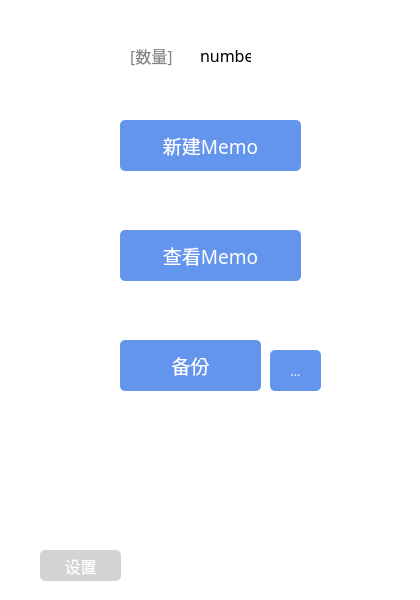
<?xml version="1.0" encoding="UTF-8"?>
<ui version="4.0">
 <class>MainWindow</class>
 <widget class="QMainWindow" name="MainWindow">
  <property name="geometry">
   <rect>
    <x>0</x>
    <y>0</y>
    <width>420</width>
    <height>600</height>
   </rect>
  </property>
  <property name="palette">
   <palette>
    <active>
     <colorrole role="WindowText">
      <brush brushstyle="SolidPattern">
       <color alpha="255">
        <red>132</red>
        <green>132</green>
        <blue>132</blue>
       </color>
      </brush>
     </colorrole>
     <colorrole role="Button">
      <brush brushstyle="SolidPattern">
       <color alpha="255">
        <red>226</red>
        <green>226</green>
        <blue>226</blue>
       </color>
      </brush>
     </colorrole>
     <colorrole role="ButtonText">
      <brush brushstyle="SolidPattern">
       <color alpha="255">
        <red>0</red>
        <green>4</green>
        <blue>93</blue>
       </color>
      </brush>
     </colorrole>
     <colorrole role="Window">
      <brush brushstyle="SolidPattern">
       <color alpha="255">
        <red>255</red>
        <green>255</green>
        <blue>255</blue>
       </color>
      </brush>
     </colorrole>
    </active>
    <inactive>
     <colorrole role="WindowText">
      <brush brushstyle="SolidPattern">
       <color alpha="255">
        <red>132</red>
        <green>132</green>
        <blue>132</blue>
       </color>
      </brush>
     </colorrole>
     <colorrole role="Button">
      <brush brushstyle="SolidPattern">
       <color alpha="255">
        <red>247</red>
        <green>247</green>
        <blue>247</blue>
       </color>
      </brush>
     </colorrole>
     <colorrole role="ButtonText">
      <brush brushstyle="SolidPattern">
       <color alpha="255">
        <red>0</red>
        <green>22</green>
        <blue>148</blue>
       </color>
      </brush>
     </colorrole>
     <colorrole role="Window">
      <brush brushstyle="SolidPattern">
       <color alpha="255">
        <red>255</red>
        <green>255</green>
        <blue>255</blue>
       </color>
      </brush>
     </colorrole>
    </inactive>
    <disabled>
     <colorrole role="WindowText">
      <brush brushstyle="SolidPattern">
       <color alpha="255">
        <red>120</red>
        <green>120</green>
        <blue>120</blue>
       </color>
      </brush>
     </colorrole>
     <colorrole role="Button">
      <brush brushstyle="SolidPattern">
       <color alpha="255">
        <red>240</red>
        <green>240</green>
        <blue>240</blue>
       </color>
      </brush>
     </colorrole>
     <colorrole role="ButtonText">
      <brush brushstyle="SolidPattern">
       <color alpha="255">
        <red>0</red>
        <green>17</green>
        <blue>130</blue>
       </color>
      </brush>
     </colorrole>
     <colorrole role="Window">
      <brush brushstyle="SolidPattern">
       <color alpha="255">
        <red>240</red>
        <green>240</green>
        <blue>240</blue>
       </color>
      </brush>
     </colorrole>
    </disabled>
   </palette>
  </property>
  <property name="font">
   <font>
    <family>黑体</family>
   </font>
  </property>
  <property name="acceptDrops">
   <bool>false</bool>
  </property>
  <property name="windowTitle">
   <string>MainWindow</string>
  </property>
  <widget class="QWidget" name="centralWidget">
   <widget class="QPushButton" name="newmemo">
    <property name="geometry">
     <rect>
      <x>120</x>
      <y>120</y>
      <width>181</width>
      <height>51</height>
     </rect>
    </property>
    <property name="font">
     <font>
      <family>黑体</family>
      <pointsize>14</pointsize>
      <weight>3</weight>
      <italic>false</italic>
      <bold>false</bold>
     </font>
    </property>
    <property name="styleSheet">
     <string notr="true">QPushButton:hover{
background: rgb(65,105,225);
border: 2px solid rgb(65,105,225);
}
QPushButton:pressed{
background: rgb(0,0,139);
border: 2px solid rgb(0,0,139);
}
QPushButton {
	color: white;
	background: rgb(100,149,237);
	font: 25 14pt &quot;黑体&quot;;
	border: 2px solid 	rgb(100,149,237);
	border-radius: 5px;
}</string>
    </property>
    <property name="text">
     <string>新建Memo</string>
    </property>
    <property name="checkable">
     <bool>false</bool>
    </property>
   </widget>
   <widget class="QPushButton" name="viewmemo">
    <property name="geometry">
     <rect>
      <x>120</x>
      <y>230</y>
      <width>181</width>
      <height>51</height>
     </rect>
    </property>
    <property name="font">
     <font>
      <family>黑体</family>
      <pointsize>14</pointsize>
      <weight>3</weight>
      <italic>false</italic>
      <bold>false</bold>
     </font>
    </property>
    <property name="styleSheet">
     <string notr="true">QPushButton:hover{
background: rgb(65,105,225);
border: 2px solid rgb(65,105,225);
}
QPushButton:pressed{
background: rgb(0,0,139);
border: 2px solid rgb(0,0,139);
}
QPushButton {
	color: white;
	background: rgb(100,149,237);
	font: 25 14pt &quot;黑体&quot;;
	border: 2px solid 	rgb(100,149,237);
	border-radius: 5px;
}</string>
    </property>
    <property name="text">
     <string>查看Memo</string>
    </property>
   </widget>
   <widget class="QLabel" name="label1">
    <property name="geometry">
     <rect>
      <x>130</x>
      <y>40</y>
      <width>191</width>
      <height>31</height>
     </rect>
    </property>
    <property name="font">
     <font>
      <pointsize>12</pointsize>
     </font>
    </property>
    <property name="text">
     <string>[数量]</string>
    </property>
   </widget>
   <widget class="QLabel" name="label">
    <property name="geometry">
     <rect>
      <x>200</x>
      <y>40</y>
      <width>51</width>
      <height>31</height>
     </rect>
    </property>
    <property name="font">
     <font>
      <pointsize>12</pointsize>
     </font>
    </property>
    <property name="styleSheet">
     <string notr="true">text-align: justify;</string>
    </property>
    <property name="text">
     <string>number</string>
    </property>
   </widget>
   <widget class="QPushButton" name="backpackbt">
    <property name="geometry">
     <rect>
      <x>120</x>
      <y>340</y>
      <width>141</width>
      <height>51</height>
     </rect>
    </property>
    <property name="font">
     <font>
      <family>黑体</family>
      <pointsize>14</pointsize>
      <weight>3</weight>
      <italic>false</italic>
      <bold>false</bold>
     </font>
    </property>
    <property name="styleSheet">
     <string notr="true">QPushButton:hover{
background: rgb(65,105,225);
border: 2px solid rgb(65,105,225);
}
QPushButton:pressed{
background: rgb(0,0,139);
border: 2px solid rgb(0,0,139);
}
QPushButton {
	color: white;
	background: rgb(100,149,237);
	font: 25 14pt &quot;黑体&quot;;
	border: 2px solid 	rgb(100,149,237);
	border-radius: 5px;
}</string>
    </property>
    <property name="text">
     <string>备份</string>
    </property>
   </widget>
   <widget class="QPushButton" name="browse">
    <property name="geometry">
     <rect>
      <x>270</x>
      <y>350</y>
      <width>51</width>
      <height>41</height>
     </rect>
    </property>
    <property name="font">
     <font>
      <family>黑体</family>
      <pointsize>10</pointsize>
      <weight>3</weight>
      <italic>false</italic>
      <bold>false</bold>
     </font>
    </property>
    <property name="styleSheet">
     <string notr="true">QPushButton:hover{
background: rgb(65,105,225);
border: 2px solid rgb(65,105,225);
}
QPushButton:pressed{
background: rgb(0,0,139);
border: 2px solid rgb(0,0,139);
}
QPushButton {
	color: white;
	background: rgb(100,149,237);
	font: 25 10pt &quot;黑体&quot;;
	border: 2px solid 	rgb(100,149,237);
	border-radius: 5px;
}</string>
    </property>
    <property name="text">
     <string>...</string>
    </property>
   </widget>
   <widget class="QLabel" name="image">
    <property name="geometry">
     <rect>
      <x>10</x>
      <y>0</y>
      <width>431</width>
      <height>611</height>
     </rect>
    </property>
    <property name="text">
     <string/>
    </property>
   </widget>
   <widget class="QPushButton" name="setting">
    <property name="geometry">
     <rect>
      <x>40</x>
      <y>550</y>
      <width>81</width>
      <height>31</height>
     </rect>
    </property>
    <property name="font">
     <font>
      <family>黑体</family>
      <pointsize>12</pointsize>
      <weight>2</weight>
      <italic>false</italic>
      <bold>false</bold>
     </font>
    </property>
    <property name="styleSheet">
     <string notr="true">QPushButton:hover{
background: rgb(128,128,128);
border: 2px solid rgb(128,128,128);
}
QPushButton:pressed{
background: rgb(105,105,105);
border: 2px solid rgb(105,105,135);
}
QPushButton {
	color: white;
	background: rgb(211,211,211);
	font: 22 12pt &quot;黑体&quot;;
	border: 2px solid 	rgb(211,211,211);
	border-radius: 5px;
}</string>
    </property>
    <property name="text">
     <string>设置</string>
    </property>
    <property name="checkable">
     <bool>false</bool>
    </property>
   </widget>
   <zorder>image</zorder>
   <zorder>browse</zorder>
   <zorder>backpackbt</zorder>
   <zorder>newmemo</zorder>
   <zorder>viewmemo</zorder>
   <zorder>label1</zorder>
   <zorder>label</zorder>
   <zorder>setting</zorder>
  </widget>
 </widget>
 <layoutdefault spacing="6" margin="11"/>
 <resources/>
 <connections/>
</ui>
